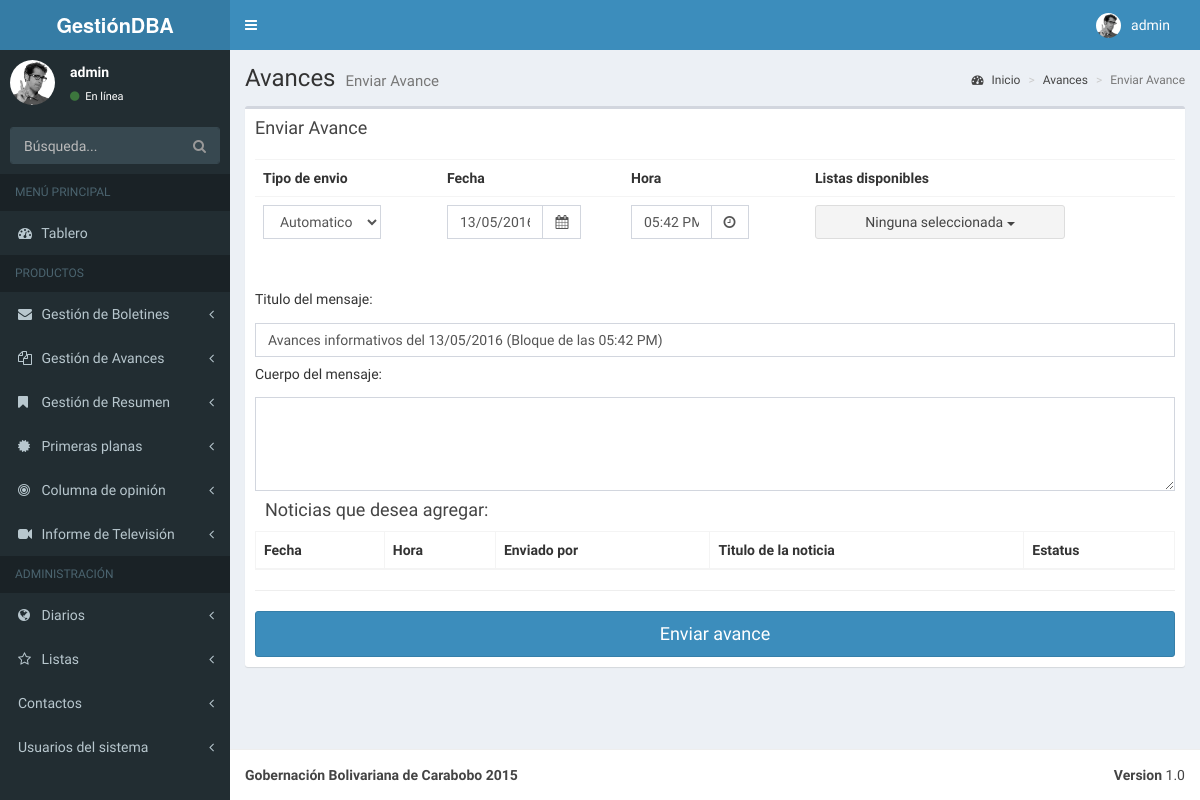
The app's page /avances/Avancesenviar/ (signed in), older data.
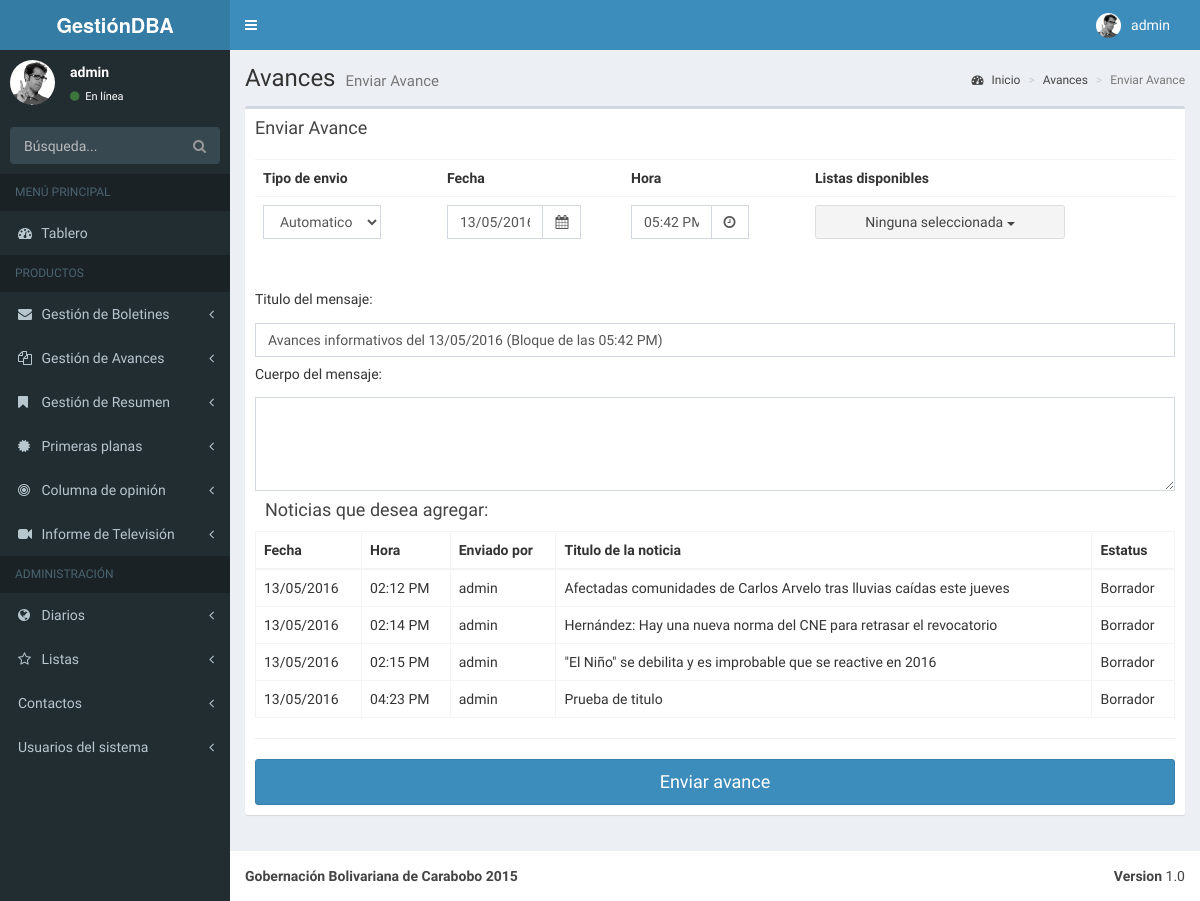
The same page, newer data.
### BoletinAvances/apps/avances/models.py (models this page shows, shortened)
class Noticias(models.Model):
    avances = models.ForeignKey(Avances, verbose_name='Avances', blank=True, null=True)
    fecha = models.DateField(default=datetime.now, blank=True)
    hora = models.TimeField(auto_now_add=True, blank=True, null=True)
    tag = models.CharField(max_length=30, verbose_name='Etiqueta', choices=TAG, default='')
    status = models.CharField(max_length=110, verbose_name='Status', blank=True, null=True)
    enviadopor = models.CharField(max_length=50, verbose_name='Enviado por:')
    titulo_noticia = models.CharField(max_length=500, verbose_name='Titulo')
    antetitulo_noticia = models.CharField(max_length=500, verbose_name='Antetitulo', blank=True)
    enviadopor = models.CharField(max_length=50, verbose_name='Enviado por:')
    noticia = models.TextField(verbose_name='Extracto de la noticia')
    class Meta:
        verbose_name_plural = "Agregar noticias para avances"
        ordering = ('status',)

### BoletinAvances/apps/avances/views.py (the view, shortened to what this page needs)
class AvancesAddView(FormView):
    model = Avances
    form_class = AvancesForm
    success_url = reverse_lazy('ver_avances')
    template_name = "avances/enviarAvance.html"
    def get_context_data(self, **kwargs):
        context = super(AvancesAddView, self).get_context_data(**kwargs)
        context["Noticias"] = Noticias.objects.all().filter(status__startswith='Borrador')
        return context
    def get(self, request, *args, **kwargs):
        self.object = None
        form_class = self.get_form_class()
        form = self.get_form(form_class)
        return self.render_to_response(
            self.get_context_data(form=form))

### BoletinAvances/apps/avances/forms.py
class AvancesForm(forms.ModelForm):
    class Meta:
        model = Avances
        exclude = ('status',)
        fields = '__all__'

### BoletinAvances/apps/listas/models.py (called while the page is built)
    def __unicode__(self):
        listas = "%s" % (self.nombre_lista)
        return listas

### BoletinAvances/templates/avances/enviarAvance.html (shortened to what the changed rows need)
{% extends 'menu/menu.html' %}
{% block content-wrapper %}
{% load static %}
        <section class="content-header">
          <h1>
            Avances
            <small>Enviar Avance</small>
          </h1>
        </section>
        <section class="content">
          <div class="row">
            <div class="col-xs-12">
              <div class="box">
                <div class="box-body">
					<form id="multiselectForm" action="{% url 'enviar_avance' %}" method="post" enctype="multipart/form-data">
						<div class="large-12 columns">
							<div class="table-responsive" id="file_container" style="display:block">
								<table class="table">
								  <tr>
									<th style="width: 20%">Tipo de envio</th>
									<th style="width: 20%">Fecha</th>
									<th style="width: 20%">Hora</th>
									<th>Listas disponibles</th>
								  </tr>
								</table>
							</div>
						</div>
						<div class="box-header" data-original-title>
							<h2 class="box-title">Noticias que desea agregar:</h2>
						</div>
						<table id="example2" class="display table table-bordered" width="100%" cellspacing="0">
						  <thead>
							<tr>
							  <th>Fecha</th>
							  <th>Hora</th>
							  <th>Enviado por</th>
							  <th>Titulo de la noticia</th>
							  <th>Estatus</th>
							</tr>
						  </thead>
						  <tbody>
							{% for p in Noticias %}
							<tr id="noticias" name="noticias" value="{{ p.id }}">
							  <td name="fecha_noticia">{{ p.fecha|date:"d/m/Y" }}</td>
							  <td name="hora_noticia">{{ p.hora|date:"h:i A" }}</td>
							  <td name="enviadopor_noticia">{{ p.enviadopor }}</td>
							  <td name="titulo_noticia">{{ p.titulo_noticia }}</td>
							  <td name="status_noticia">{{ p.status }}</td>
							</tr>
							{% endfor %}
						  </tbody>
						</table>
					</form>
                </div>
              </div>
            </div>
          </div>
        </section>
{% endblock %}

Row changes from the older to the newer data that the page shows:
added Noticias: {{ p.id }} 18 (drawn), fecha "13/05/2016", hora "02:12 PM", enviadopor "admin", titulo_noticia "Afectadas comunidades de Carlos Arvelo tras lluvias caídas este jueves", status "Borrador"
added Noticias: {{ p.id }} 19 (drawn), fecha "13/05/2016", hora "02:14 PM", enviadopor "admin", titulo_noticia "Hernández: Hay una nueva norma del CNE para retrasar el revocatorio", status "Borrador"
added Noticias: {{ p.id }} 20 (drawn), fecha "13/05/2016", hora "02:15 PM", enviadopor "admin", titulo_noticia "\"El Niño\" se debilita y es improbable que se reactive en 2016", status "Borrador"
added Noticias: {{ p.id }} 21 (drawn), fecha "13/05/2016", hora "04:23 PM", enviadopor "admin", titulo_noticia "Prueba de titulo", status "Borrador"
